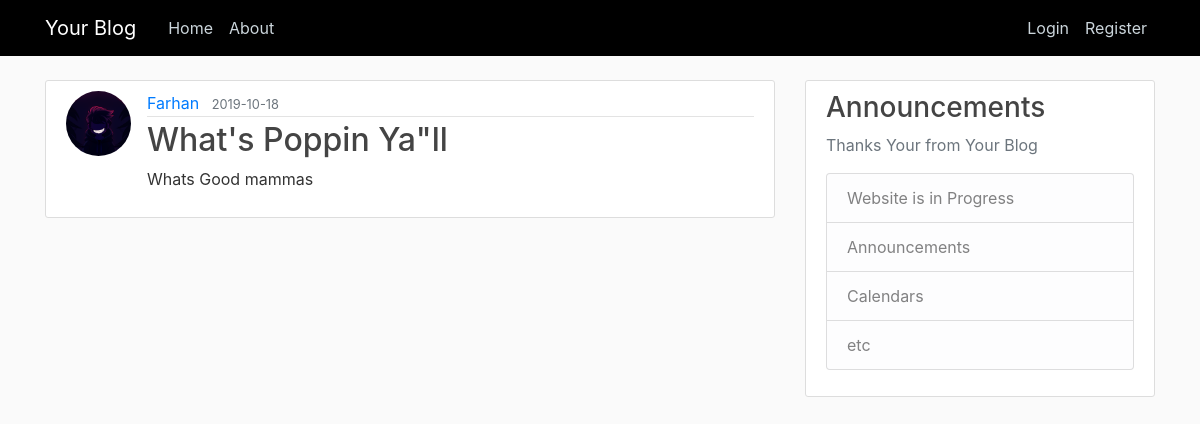
Screenshot of /post/2 with the database file from the repository.
### flaskblog/models.py (models this page shows, shortened)
class User(db.Model, UserMixin):
    id = db.Column(db.Integer, primary_key=True)
    username = db.Column(db.String(20), unique=True, nullable=False)
    email = db.Column(db.String(120), unique=True, nullable=False)
    image_file = db.Column(db.String(20), nullable=False, default='default.jpg')
    password = db.Column(db.String(60), nullable=False)
    posts = db.relationship('Post', backref='author', lazy=True)

class Post(db.Model):
    id = db.Column(db.Integer, primary_key=True)
    title = db.Column(db.String(100), nullable=False)
    date_posted = db.Column(db.DateTime, nullable=False, default=datetime.utcnow)
    content = db.Column(db.Text, nullable=False)
    user_id = db.Column(db.Integer, db.ForeignKey('user.id'), nullable=False)

### flaskblog/routes.py (the view)
@app.route("/post/<int:post_id>")
def post(post_id):
    post = Post.query.get_or_404(post_id)
    return render_template('post.html', title=post.title, post=post)

### flaskblog/templates/post.html (shortened to what this page needs)
{% extends "layout.html" %}
{% block content %}
  <article class="media content-section">
    <img class="rounded-circle article-img" src="{{ url_for('static', filename='profile_pics/' + post.author.image_file) }}">
    <div class="media-body">
      <div class="article-metadata">
        <a class="mr-2" href="{{ url_for('user_posts', username=post.author.username) }}">{{ post.author.username }}</a>
        <small class="text-muted">{{ post.date_posted.strftime('%Y-%m-%d') }}</small>
      </div>
      <h2 class="article-title">{{ post.title }}</h2>
      <p class="article-content">{{ post.content }}</p>
    </div>
  </article>
{% endblock content %}

### flaskblog/static/main.css (style rules this page uses)
body { background: #fafafa; color: #333333; margin-top: 5rem; background-image: url(https://wallpaperaccess.com/full/731608.jpg); }
h1, h2, h3, h4, h5, h6 { color: #444444; }
.content-section { background: #ffffff; padding: 10px 20px; border: 1px solid #dddddd; border-radius: 3px; margin-bottom: 20px; }
.article-title { color: #444444; }
.article-content { white-space: pre-line; }
.article-img { height: 65px; width: 65px; margin-right: 16px; }
.article-metadata { padding-bottom: 1px; margin-bottom: 4px; border-bottom: 1px solid #e3e3e3 }

### rows the page displays
User: image_file (placeholder picture), author.username "Farhan"
Post: date_posted "2019-10-18", title "What's Poppin Ya\"ll", content "Whats Good mammas"
